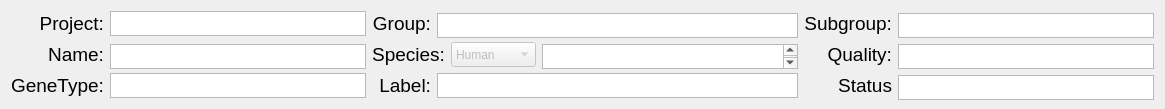
             <widget class="QFrame" name="frame_6">
              <property name="sizePolicy">
               <sizepolicy hsizetype="Preferred" vsizetype="Preferred">
                <horstretch>0</horstretch>
                <verstretch>0</verstretch>
               </sizepolicy>
              </property>
              <property name="frameShape">
               <enum>QFrame::NoFrame</enum>
              </property>
              <property name="frameShadow">
               <enum>QFrame::Raised</enum>
              </property>
              <layout class="QGridLayout" name="gridLayout_5">
               <item row="1" column="6">
                <widget class="QLabel" name="seqlabel_19">
                 <property name="sizePolicy">
                  <sizepolicy hsizetype="Preferred" vsizetype="Preferred">
                   <horstretch>0</horstretch>
                   <verstretch>0</verstretch>
                  </sizepolicy>
                 </property>
                 <property name="minimumSize">
                  <size>
                   <width>0</width>
                   <height>0</height>
                  </size>
                 </property>
                 <property name="font">
                  <font>
                   <family>Lucida Grande</family>
                   <pointsize>14</pointsize>
                  </font>
                 </property>
                 <property name="text">
                  <string>Quality:</string>
                 </property>
                 <property name="alignment">
                  <set>Qt::AlignRight|Qt::AlignTrailing|Qt::AlignVCenter</set>
                 </property>
                </widget>
               </item>
               <item row="2" column="0">
                <widget class="QLabel" name="label_60">
                 <property name="font">
                  <font>
                   <family>Lucida Grande</family>
                   <pointsize>14</pointsize>
                  </font>
                 </property>
                 <property name="text">
                  <string>GeneType:</string>
                 </property>
                </widget>
               </item>
               <item row="0" column="3" colspan="3">
                <widget class="QTextEdit" name="txtGroup">
                 <property name="sizePolicy">
                  <sizepolicy hsizetype="Preferred" vsizetype="Preferred">
                   <horstretch>0</horstretch>
                   <verstretch>0</verstretch>
                  </sizepolicy>
                 </property>
                 <property name="minimumSize">
                  <size>
                   <width>0</width>
                   <height>25</height>
                  </size>
                 </property>
                 <property name="maximumSize">
                  <size>
                   <width>1000</width>
                   <height>20</height>
                  </size>
                 </property>
                 <property name="font">
                  <font>
                   <family>Lucida Grande</family>
                   <pointsize>15</pointsize>
                  </font>
                 </property>
                 <property name="verticalScrollBarPolicy">
                  <enum>Qt::ScrollBarAlwaysOff</enum>
                 </property>
                 <property name="readOnly">
                  <bool>true</bool>
                 </property>
                </widget>
               </item>
               <item row="1" column="1">
                <widget class="QTextEdit" name="txtName">
                 <property name="sizePolicy">
                  <sizepolicy hsizetype="Preferred" vsizetype="Preferred">
                   <horstretch>0</horstretch>
                   <verstretch>0</verstretch>
                  </sizepolicy>
                 </property>
                 <property name="minimumSize">
                  <size>
                   <width>0</width>
                   <height>25</height>
                  </size>
                 </property>
                 <property name="maximumSize">
                  <size>
                   <width>1000</width>
                   <height>20</height>
                  </size>
                 </property>
                 <property name="font">
                  <font>
                   <family>Lucida Grande</family>
                   <pointsize>15</pointsize>
                  </font>
                 </property>
                 <property name="verticalScrollBarPolicy">
                  <enum>Qt::ScrollBarAlwaysOff</enum>
                 </property>
                 <property name="readOnly">
                  <bool>true</bool>
                 </property>
                </widget>
               </item>
               <item row="2" column="7">
                <widget class="QTextEdit" name="txtStatus">
                 <property name="sizePolicy">
                  <sizepolicy hsizetype="Preferred" vsizetype="Preferred">
                   <horstretch>0</horstretch>
                   <verstretch>0</verstretch>
                  </sizepolicy>
                 </property>
                 <property name="minimumSize">
                  <size>
                   <width>0</width>
                   <height>25</height>
                  </size>
                 </property>
                 <property name="maximumSize">
                  <size>
                   <width>1000</width>
                   <height>20</height>
                  </size>
                 </property>
                 <property name="font">
                  <font>
                   <family>Lucida Grande</family>
                   <pointsize>15</pointsize>
                  </font>
                 </property>
                 <property name="verticalScrollBarPolicy">
                  <enum>Qt::ScrollBarAlwaysOff</enum>
                 </property>
                 <property name="readOnly">
                  <bool>true</bool>
                 </property>
                </widget>
               </item>
               <item row="0" column="1">
                <widget class="QTextEdit" name="txtProject">
                 <property name="sizePolicy">
                  <sizepolicy hsizetype="Preferred" vsizetype="Preferred">
                   <horstretch>0</horstretch>
                   <verstretch>0</verstretch>
                  </sizepolicy>
                 </property>
                 <property name="minimumSize">
                  <size>
                   <width>0</width>
                   <height>25</height>
                  </size>
                 </property>
                 <property name="maximumSize">
                  <size>
                   <width>1000</width>
                   <height>25</height>
                  </size>
                 </property>
                 <property name="font">
                  <font>
                   <family>Lucida Grande</family>
                   <pointsize>15</pointsize>
                   <weight>75</weight>
                   <bold>true</bold>
                  </font>
                 </property>
                 <property name="acceptDrops">
                  <bool>true</bool>
                 </property>
                 <property name="verticalScrollBarPolicy">
                  <enum>Qt::ScrollBarAlwaysOff</enum>
                 </property>
                 <property name="readOnly">
                  <bool>true</bool>
                 </property>
                </widget>
               </item>
               <item row="2" column="3" colspan="3">
                <widget class="QTextEdit" name="txtLabel">
                 <property name="sizePolicy">
                  <sizepolicy hsizetype="Preferred" vsizetype="Preferred">
                   <horstretch>0</horstretch>
                   <verstretch>0</verstretch>
                  </sizepolicy>
                 </property>
                 <property name="minimumSize">
                  <size>
                   <width>0</width>
                   <height>25</height>
                  </size>
                 </property>
                 <property name="maximumSize">
                  <size>
                   <width>1000</width>
                   <height>25</height>
                  </size>
                 </property>
                 <property name="font">
                  <font>
                   <family>Lucida Grande</family>
                   <pointsize>15</pointsize>
                  </font>
                 </property>
                 <property name="verticalScrollBarPolicy">
                  <enum>Qt::ScrollBarAlwaysOff</enum>
                 </property>
                 <property name="readOnly">
                  <bool>true</bool>
                 </property>
                </widget>
               </item>
               <item row="1" column="4">
                <widget class="QComboBox" name="comboBoxSpecies">
                 <property name="enabled">
                  <bool>false</bool>
                 </property>
                 <property name="sizePolicy">
                  <sizepolicy hsizetype="Preferred" vsizetype="Preferred">
                   <horstretch>0</horstretch>
                   <verstretch>0</verstretch>
                  </sizepolicy>
                 </property>
                 <property name="minimumSize">
                  <size>
                   <width>85</width>
                   <height>0</height>
                  </size>
                 </property>
                 <property name="maximumSize">
                  <size>
                   <width>16777215</width>
                   <height>30</height>
                  </size>
                 </property>
                 <property name="editable">
                  <bool>false</bool>
                 </property>
                 <property name="frame">
                  <bool>true</bool>
                 </property>
                 <item>
                  <property name="text">
                   <string>Human</string>
                  </property>
                 </item>
                 <item>
                  <property name="text">
                   <string>Mouse</string>
                  </property>
                 </item>
                 <item>
                  <property name="text">
                   <string>Others</string>
                  </property>
                 </item>
                </widget>
               </item>
               <item row="0" column="0">
                <widget class="QLabel" name="seqlabel_2">
                 <property name="sizePolicy">
                  <sizepolicy hsizetype="Preferred" vsizetype="Preferred">
                   <horstretch>0</horstretch>
                   <verstretch>0</verstretch>
                  </sizepolicy>
                 </property>
                 <property name="minimumSize">
                  <size>
                   <width>0</width>
                   <height>0</height>
                  </size>
                 </property>
                 <property name="font">
                  <font>
                   <family>Lucida Grande</family>
                   <pointsize>14</pointsize>
                  </font>
                 </property>
                 <property name="text">
                  <string>Project:</string>
                 </property>
                 <property name="alignment">
                  <set>Qt::AlignRight|Qt::AlignTrailing|Qt::AlignVCenter</set>
                 </property>
                </widget>
               </item>
               <item row="0" column="7">
                <widget class="QTextEdit" name="txtSubGroup">
                 <property name="sizePolicy">
                  <sizepolicy hsizetype="Preferred" vsizetype="Preferred">
                   <horstretch>0</horstretch>
                   <verstretch>0</verstretch>
                  </sizepolicy>
                 </property>
                 <property name="minimumSize">
                  <size>
                   <width>0</width>
                   <height>25</height>
                  </size>
                 </property>
                 <property name="maximumSize">
                  <size>
                   <width>1000</width>
                   <height>20</height>
                  </size>
                 </property>
                 <property name="font">
                  <font>
                   <family>Lucida Grande</family>
                   <pointsize>15</pointsize>
                  </font>
                 </property>
                 <property name="verticalScrollBarPolicy">
                  <enum>Qt::ScrollBarAlwaysOff</enum>
                 </property>
                 <property name="readOnly">
                  <bool>true</bool>
                 </property>
                </widget>
               </item>
               <item row="2" column="2">
                <widget class="QLabel" name="seqlabel_28">
                 <property name="sizePolicy">
                  <sizepolicy hsizetype="Preferred" vsizetype="Preferred">
                   <horstretch>0</horstretch>
                   <verstretch>0</verstretch>
                  </sizepolicy>
                 </property>
                 <property name="minimumSize">
                  <size>
                   <width>0</width>
                   <height>0</height>
                  </size>
                 </property>
                 <property name="font">
                  <font>
                   <family>Lucida Grande</family>
                   <pointsize>14</pointsize>
                  </font>
                 </property>
                 <property name="text">
                  <string>Label:</string>
                 </property>
                 <property name="alignment">
                  <set>Qt::AlignRight|Qt::AlignTrailing|Qt::AlignVCenter</set>
                 </property>
                </widget>
               </item>
               <item row="2" column="1">
                <widget class="QTextEdit" name="txtGeneType">
                 <property name="maximumSize">
                  <size>
                   <width>16777215</width>
                   <height>25</height>
                  </size>
                 </property>
                 <property name="font">
                  <font>
                   <family>Lucida Grande</family>
                   <pointsize>15</pointsize>
                  </font>
                 </property>
                 <property name="verticalScrollBarPolicy">
                  <enum>Qt::ScrollBarAlwaysOff</enum>
                 </property>
                 <property name="readOnly">
                  <bool>true</bool>
                 </property>
                </widget>
               </item>
               <item row="0" column="6">
                <widget class="QLabel" name="seqlabel_4">
                 <property name="sizePolicy">
                  <sizepolicy hsizetype="Preferred" vsizetype="Preferred">
                   <horstretch>0</horstretch>
                   <verstretch>0</verstretch>
                  </sizepolicy>
                 </property>
                 <property name="minimumSize">
                  <size>
                   <width>0</width>
                   <height>0</height>
                  </size>
                 </property>
                 <property name="font">
                  <font>
                   <family>Lucida Grande</family>
                   <pointsize>14</pointsize>
                  </font>
                 </property>
                 <property name="text">
                  <string>Subgroup:</string>
                 </property>
                 <property name="alignment">
                  <set>Qt::AlignRight|Qt::AlignTrailing|Qt::AlignVCenter</set>
                 </property>
                </widget>
               </item>
               <item row="1" column="2" colspan="2">
                <widget class="QLabel" name="lblSpecies">
                 <property name="sizePolicy">
                  <sizepolicy hsizetype="Preferred" vsizetype="Preferred">
                   <horstretch>0</horstretch>
                   <verstretch>0</verstretch>
                  </sizepolicy>
                 </property>
                 <property name="minimumSize">
                  <size>
                   <width>0</width>
                   <height>0</height>
                  </size>
                 </property>
                 <property name="font">
                  <font>
                   <family>Lucida Grande</family>
                   <pointsize>14</pointsize>
                  </font>
                 </property>
                 <property name="text">
                  <string>Species:</string>
                 </property>
                 <property name="alignment">
                  <set>Qt::AlignRight|Qt::AlignTrailing|Qt::AlignVCenter</set>
                 </property>
                </widget>
               </item>
               <item row="1" column="5">
                <widget class="QTextEdit" name="txtDateTime">
                 <property name="sizePolicy">
                  <sizepolicy hsizetype="Preferred" vsizetype="Preferred">
                   <horstretch>0</horstretch>
                   <verstretch>0</verstretch>
                  </sizepolicy>
                 </property>
                 <property name="minimumSize">
                  <size>
                   <width>0</width>
                   <height>25</height>
                  </size>
                 </property>
                 <property name="maximumSize">
                  <size>
                   <width>166666</width>
                   <height>20</height>
                  </size>
                 </property>
                 <property name="font">
                  <font>
                   <family>Lucida Grande</family>
                   <pointsize>15</pointsize>
                  </font>
                 </property>
                 <property name="readOnly">
                  <bool>true</bool>
                 </property>
                </widget>
               </item>
               <item row="0" column="2">
                <widget class="QLabel" name="seqlabel_3">
                 <property name="sizePolicy">
                  <sizepolicy hsizetype="Preferred" vsizetype="Preferred">
                   <horstretch>0</horstretch>
                   <verstretch>0</verstretch>
                  </sizepolicy>
                 </property>
                 <property name="minimumSize">
                  <size>
                   <width>0</width>
                   <height>0</height>
                  </size>
                 </property>
                 <property name="font">
                  <font>
                   <family>Lucida Grande</family>
                   <pointsize>14</pointsize>
                  </font>
                 </property>
                 <property name="text">
                  <string>Group:</string>
                 </property>
                 <property name="alignment">
                  <set>Qt::AlignRight|Qt::AlignTrailing|Qt::AlignVCenter</set>
                 </property>
                </widget>
               </item>
               <item row="1" column="7">
                <widget class="QTextEdit" name="txtQuality">
                 <property name="sizePolicy">
                  <sizepolicy hsizetype="Preferred" vsizetype="Preferred">
                   <horstretch>0</horstretch>
                   <verstretch>0</verstretch>
                  </sizepolicy>
                 </property>
                 <property name="minimumSize">
                  <size>
                   <width>0</width>
                   <height>25</height>
                  </size>
                 </property>
                 <property name="maximumSize">
                  <size>
                   <width>1000</width>
                   <height>20</height>
                  </size>
                 </property>
                 <property name="font">
                  <font>
                   <family>Lucida Grande</family>
                   <pointsize>15</pointsize>
                  </font>
                 </property>
                 <property name="verticalScrollBarPolicy">
                  <enum>Qt::ScrollBarAlwaysOff</enum>
                 </property>
                 <property name="readOnly">
                  <bool>true</bool>
                 </property>
                </widget>
               </item>
               <item row="2" column="6">
                <widget class="QLabel" name="seqlabel_27">
                 <property name="sizePolicy">
                  <sizepolicy hsizetype="Preferred" vsizetype="Preferred">
                   <horstretch>0</horstretch>
                   <verstretch>0</verstretch>
                  </sizepolicy>
                 </property>
                 <property name="minimumSize">
                  <size>
                   <width>0</width>
                   <height>0</height>
                  </size>
                 </property>
                 <property name="font">
                  <font>
                   <family>Lucida Grande</family>
                   <pointsize>14</pointsize>
                  </font>
                 </property>
                 <property name="text">
                  <string>Status</string>
                 </property>
                 <property name="alignment">
                  <set>Qt::AlignRight|Qt::AlignTrailing|Qt::AlignVCenter</set>
                 </property>
                </widget>
               </item>
               <item row="1" column="0">
                <widget class="QLabel" name="seqlabel">
                 <property name="sizePolicy">
                  <sizepolicy hsizetype="Preferred" vsizetype="Preferred">
                   <horstretch>0</horstretch>
                   <verstretch>0</verstretch>
                  </sizepolicy>
                 </property>
                 <property name="minimumSize">
                  <size>
                   <width>0</width>
                   <height>0</height>
                  </size>
                 </property>
                 <property name="font">
                  <font>
                   <family>Lucida Grande</family>
                   <pointsize>14</pointsize>
                  </font>
                 </property>
                 <property name="text">
                  <string>Name:</string>
                 </property>
                 <property name="alignment">
                  <set>Qt::AlignRight|Qt::AlignTrailing|Qt::AlignVCenter</set>
                 </property>
                </widget>
               </item>
              </layout>
             </widget>
